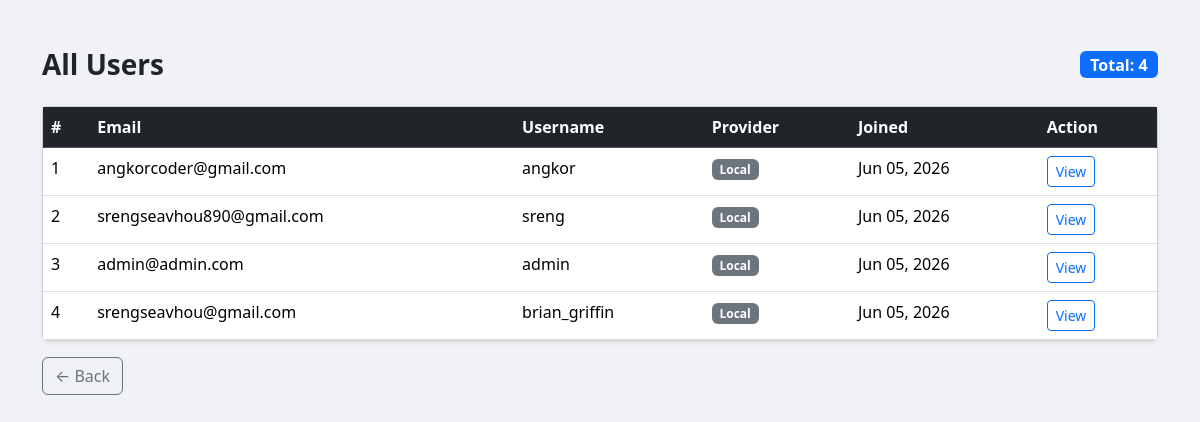
The app's page /users/ (signed in) with its own data.
### accounts/models.py (models this page shows, shortened)
class CustomUser(AbstractUser):
    email = models.EmailField(unique=True)
    avatar = models.URLField(blank=True, null=True)       # from Google/Facebook
    provider = models.CharField(max_length=50, blank=True) # 'google', 'facebook', 'local'
    USERNAME_FIELD = 'email'
    REQUIRED_FIELDS = ['username']

### accounts/views.py (the view)
# urls.py: path('users/', views.users_list, name='users_list'),
@staff_member_required
def users_list(request):
    users = CustomUser.objects.all().order_by('-date_joined')
    total = users.count()
    return render(request, 'accounts/users_list.html', {'users': users, 'total': total})

### accounts/templates/accounts/users_list.html (shortened to what this page needs)
{% extends 'base.html' %}
{% block content %}
<div class="container py-5">
  <div class="d-flex justify-content-between align-items-center mb-4">
    <h3 class="fw-bold mb-0">All Users</h3>
    <span class="badge bg-primary fs-6">Total: {{ total }}</span>
  </div>
  <div class="card shadow-sm">
    <div class="table-responsive">
      <table class="table table-hover mb-0">
        <thead class="table-dark">
          <tr>
            <th>#</th>
            <th>Email</th>
            <th>Username</th>
            <th>Provider</th>
            <th>Joined</th>
            <th>Action</th>
          </tr>
        </thead>
        <tbody>
          {% for u in users %}
          <tr>
            <td>{{ forloop.counter }}</td>
            <td>{{ u.email }}</td>
            <td>{{ u.username }}</td>
            <td>
              {% if u.provider == 'google' %}
                <span class="badge bg-danger">Google</span>
              {% elif u.provider == 'facebook' %}
                <span class="badge bg-primary">Facebook</span>
              {% else %}
                <span class="badge bg-secondary">Local</span>
              {% endif %}
            </td>
            <td>{{ u.date_joined|date:"M d, Y" }}</td>
            <td>
              <a href="{% url 'user_detail' u.pk %}" class="btn btn-sm btn-outline-primary">View</a>
            </td>
          </tr>
          {% empty %}
          <tr><td colspan="6" class="text-center text-muted py-4">No users yet</td></tr>
          {% endfor %}
        </tbody>
      </table>
    </div>
  </div>
  <a href="{% url 'dashboard' %}" class="btn btn-outline-secondary mt-3">← Back</a>
</div>
{% endblock %}

### templates/base.html (shortened to what this page needs)
{% load static %}
<!DOCTYPE html>
<html lang="en">
<head>
  <link href="https://cdn.jsdelivr.net/npm/bootstrap@5.3.3/dist/css/bootstrap.min.css" rel="stylesheet"/>
  <link href="https://cdn.jsdelivr.net/npm/bootstrap-icons@1.11.3/font/bootstrap-icons.css" rel="stylesheet"/>
  <link rel="stylesheet" href="{% static 'css/main.css' %}"/>
</head>
<body>
  {% block content %}{% endblock %}
</body>
</html>

### static/css/main.css (style rules this page uses)
body { background: #f0f2f5; min-height: 100vh; }

### records on screen
CustomUser: email "angkorcoder@gmail.com", username "angkor", provider "Local", date_joined "Jun 05, 2026"
CustomUser: email "srengseavhou890@gmail.com", username "sreng", provider "Local", date_joined "Jun 05, 2026"
CustomUser: email "admin@admin.com", username "admin", provider "Local", date_joined "Jun 05, 2026"
CustomUser: email "srengseavhou@gmail.com", username "brian_griffin", provider "Local", date_joined "Jun 05, 2026"

### other values on screen
{{ total }} "4"
